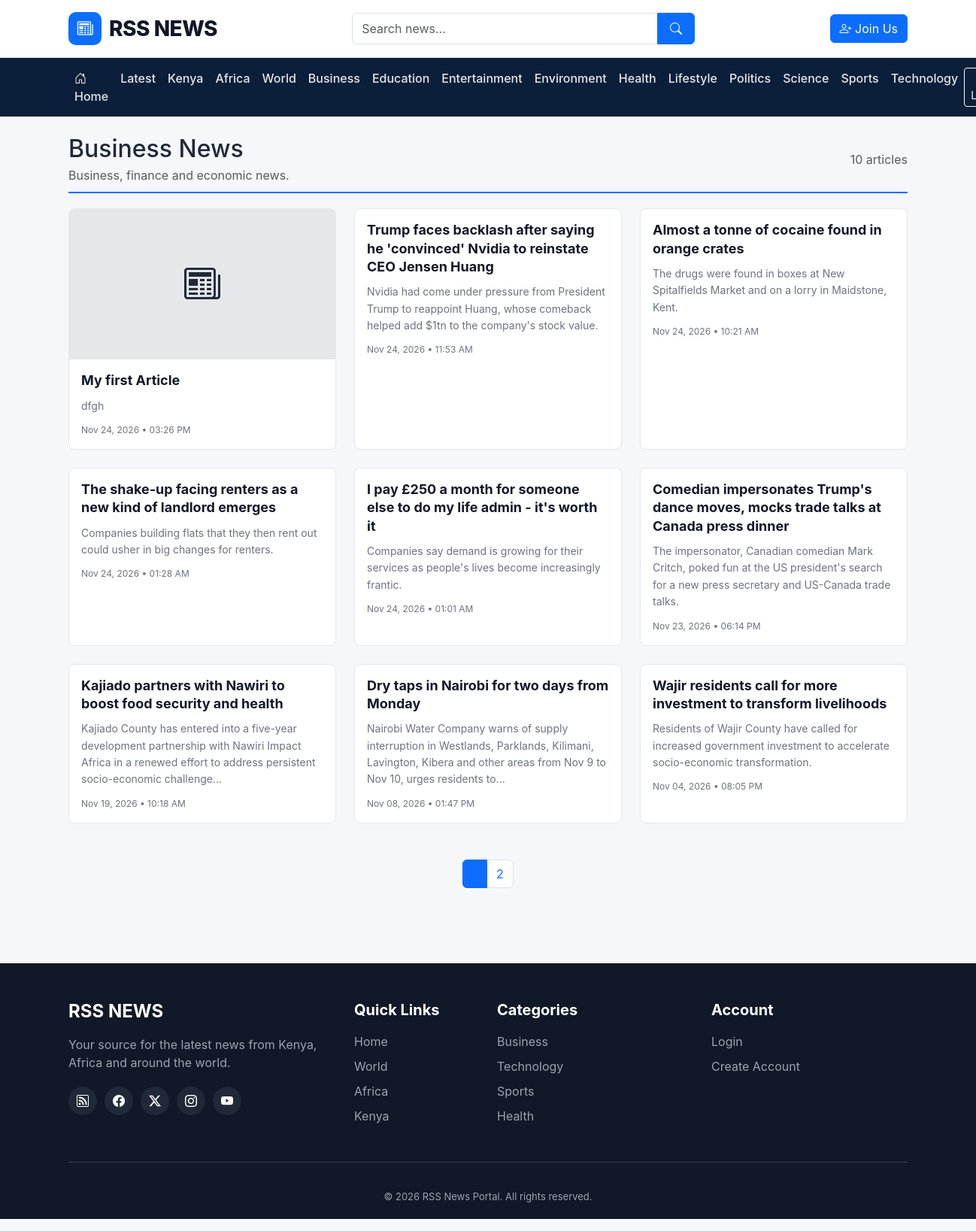
The app's page /category.php?slug=business with its own data.
### tables this page shows
CREATE TABLE `categories` (
  `id` int(10) UNSIGNED NOT NULL,
  `name` varchar(100) NOT NULL,
  `slug` varchar(150) NOT NULL,
  `description` varchar(255) DEFAULT NULL,
  `category_type` enum('topic','legacy_geo') NOT NULL DEFAULT 'topic',
  `status` enum('active','inactive') NOT NULL DEFAULT 'active',
  `created_at` timestamp NOT NULL DEFAULT current_timestamp(),
  `updated_at` timestamp NOT NULL DEFAULT current_timestamp() ON UPDATE current_timestamp()
);

CREATE TABLE `articles` (
  `id` int(10) UNSIGNED NOT NULL,
  `user_id` int(10) UNSIGNED DEFAULT NULL,
  `category_id` int(10) UNSIGNED DEFAULT NULL,
  `region` enum('kenya','africa','world') NOT NULL DEFAULT 'world',
  `country_code` char(2) DEFAULT NULL,
  `classification_confidence` decimal(5,2) DEFAULT NULL,
  `classification_source` enum('manual','rss_rules','author_review') NOT NULL DEFAULT 'manual',
  `classification_needs_review` tinyint(1) NOT NULL DEFAULT 0,
  `classification_notes` varchar(500) DEFAULT NULL,
  `is_featured` tinyint(1) NOT NULL DEFAULT 0,
  `is_breaking` tinyint(1) NOT NULL DEFAULT 0,
  `scheduled_at` datetime DEFAULT NULL,
  `rss_feed_id` int(10) UNSIGNED DEFAULT NULL,
  `title` varchar(255) NOT NULL,
  `slug` varchar(300) NOT NULL,
  `excerpt` text DEFAULT NULL,
  `content` longtext DEFAULT NULL,
  `featured_image` varchar(2048) DEFAULT NULL,
  `source_name` varchar(150) DEFAULT NULL,
  `source_url` varchar(2048) DEFAULT NULL,
  `article_type` enum('user','rss') NOT NULL DEFAULT 'user',
  `status` enum('draft','pending','published','rejected') NOT NULL DEFAULT 'draft',
  `published_at` datetime DEFAULT NULL,
  `created_at` timestamp NOT NULL DEFAULT current_timestamp(),
  `updated_at` timestamp NOT NULL DEFAULT current_timestamp() ON UPDATE current_timestamp(),
  `deleted_at` datetime DEFAULT NULL
);

### includes/functions.php (called while the page is built, shortened)
<?php
function e(mixed $value): string
{
    return htmlspecialchars((string) $value, ENT_QUOTES, 'UTF-8');
}
function url(string $path = ''): string
{
    return BASE_URL . '/' . ltrim($path, '/');
}
function formatNewsDate(?string $date): string
{
    $timestamp = strtotime($date);
    return $timestamp === false
        ? ''
        : date('M d, Y • h:i A', $timestamp);
}
function textLength(string $text): int
{
    return function_exists('mb_strlen') ? mb_strlen($text, 'UTF-8') : strlen($text);
}
function textSubstr(string $text, int $start, ?int $length = null): string
{
    if (function_exists('mb_substr')) {
        return mb_substr($text, $start, $length, 'UTF-8');
    }
    return $length === null ? substr($text, $start) : substr($text, $start, $length);
}
function createExcerpt(?string $text, int $length = 150): string
{
    $text = trim(strip_tags((string) $text));
    if (textLength($text) <= $length) {
        return $text;
    }
    return textSubstr($text, 0, $length) . '...';
}
function articleUrl(int $id, string $slug): string
{
    return url(
        'article.php?id=' . $id . '&slug=' . urlencode($slug)
    );
}
function categoryUrl(string $slug): string
{
    return url('category.php?slug=' . urlencode($slug));
}
function newsImageUrl(?string $image): ?string
{
    $image = trim((string) $image);
    if ($image === '') {
        return null;
    }
    if (preg_match('~^https?://~i', $image)) {
        return $image;
    }
    return url(ltrim($image, '/'));
}

### includes/auth.php (called while the page is built, shortened)
<?php
require_once __DIR__ . '/functions.php';
function isLoggedIn(): bool
{
    return isset($_SESSION['user_id']);
}

### category.php (the view, shortened to what this page needs)
<?php
require_once __DIR__ . '/config/database.php';
require_once __DIR__ . '/includes/functions.php';
$slug = trim((string)($_GET['slug'] ?? ''));
$page = max(1, (int)($_GET['page'] ?? 1));
$perPage = 9;
$offset = ($page - 1) * $perPage;
$categoryStmt = $pdo->prepare("
    SELECT id, name, slug, description
    FROM categories
    WHERE slug = ? AND status = 'active' AND category_type = 'topic'
    LIMIT 1
");
$categoryStmt->execute([$slug]);
$category = $categoryStmt->fetch();
    ?>
    <?php
$countStmt = $pdo->prepare("
    SELECT COUNT(*)
    FROM articles a
    WHERE (a.category_id = ? OR EXISTS (SELECT 1 FROM article_categories ac WHERE ac.article_id=a.id AND ac.category_id=?)) AND a.status = 'published' AND a.deleted_at IS NULL
");
$countStmt->execute([(int)$category['id'], (int)$category['id']]);
$totalArticles = (int)$countStmt->fetchColumn();
$totalPages = max(1, (int)ceil($totalArticles / $perPage));
$articlesStmt = $pdo->prepare("
    SELECT id, title, slug, excerpt, content, featured_image,
           source_name, published_at, created_at
    FROM articles a
    WHERE (a.category_id = :category_id OR EXISTS (SELECT 1 FROM article_categories ac WHERE ac.article_id=a.id AND ac.category_id=:category_id2)) AND a.status = 'published' AND a.deleted_at IS NULL
    ORDER BY COALESCE(published_at, created_at) DESC
    LIMIT :limit OFFSET :offset
");
$articlesStmt->bindValue(':category_id', (int)$category['id'], PDO::PARAM_INT);
$articlesStmt->bindValue(':category_id2', (int)$category['id'], PDO::PARAM_INT);
$articlesStmt->bindValue(':limit', $perPage, PDO::PARAM_INT);
$articlesStmt->bindValue(':offset', $offset, PDO::PARAM_INT);
$articlesStmt->execute();
$articles = $articlesStmt->fetchAll();
require_once __DIR__ . '/includes/header.php';
?>
<div class="container py-4">
    <div class="section-title">
        <div>
            <h1 class="h2 mb-1"><?= e($category['name']) ?> News</h1>
            <?php if (!empty($category['description'])): ?>
                <p class="text-muted mb-0"><?= e($category['description']) ?></p>
            <?php endif; ?>
        </div>
        <span class="text-muted"><?= number_format($totalArticles) ?> articles</span>
    </div>
    <?php if (!$articles): ?>
        <div class="alert alert-info">There are no published articles in this category yet.</div>
    <?php else: ?>
        <div class="row g-4">
            <?php foreach ($articles as $article): ?>
                <div class="col-lg-4 col-md-6">
                    <article class="news-card h-100">
                        <?php $image = newsImageUrl($article['featured_image'] ?? null); ?>
                        <?php if ($image): ?>
                            <img src="<?= e($image) ?>" alt="<?= e($article['title']) ?>"
                                 class="news-card-image" onerror="this.style.display='none'">
                        <?php else: ?>
                            <div class="news-card-image d-flex align-items-center justify-content-center">
                                <i class="bi bi-newspaper" style="font-size:48px"></i>
                            </div>
                        <?php endif; ?>
                        <div class="news-card-body">
                            <h2 class="news-title">
                                <a href="<?= e(articleUrl((int)$article['id'], $article['slug'])) ?>">
                                    <?= e($article['title']) ?>
                                </a>
                            </h2>
                            <p class="news-excerpt">
                                <?= e(createExcerpt($article['excerpt'] ?: $article['content'], 160)) ?>
                            </p>
                            <div class="news-meta">
                                <?= e(formatNewsDate($article['published_at'] ?: $article['created_at'])) ?>
                            </div>
                        </div>
                    </article>
                </div>
            <?php endforeach; ?>
        </div>
        <?php if ($totalPages > 1): ?>
            <nav class="mt-5" aria-label="Category pagination">
                <ul class="pagination justify-content-center flex-wrap">
                    <?php for ($i = 1; $i <= $totalPages; $i++): ?>
                        <li class="page-item <?= $i === $page ? 'active' : '' ?>">
                            <a class="page-link"
                               href="<?= e(categoryUrl($category['slug']) . '&page=' . $i) ?>">
                                <?= $i ?>
                            </a>
                        </li>
                    <?php endfor; ?>
                </ul>
            </nav>
        <?php endif; ?>
    <?php endif; ?>
</div>
<?php require_once __DIR__ . '/includes/footer.php'; ?>

### includes/header.php (shortened to what this page needs)
<?php
require_once __DIR__ . '/functions.php';
require_once __DIR__ . '/auth.php';
require_once __DIR__ . '/../config/database.php';
$loggedIn = isLoggedIn();
$userRole = currentUserRole();
$isStaff = in_array($userRole, ['admin', 'author'], true);
$dashboardPath = $userRole === 'admin' ? 'admin/index.php' : ($userRole === 'author' ? 'admin/articles.php' : 'user/dashboard.php');
?>
<!DOCTYPE html>
<html lang="en">
<head>
    <link href="https://cdn.jsdelivr.net/npm/bootstrap@5.3.3/dist/css/bootstrap.min.css" rel="stylesheet">
    <link href="https://cdn.jsdelivr.net/npm/bootstrap-icons@1.11.3/font/bootstrap-icons.css" rel="stylesheet">
    <link rel="stylesheet" href="<?= e(url('assets/css/style.css')) ?>">
</head>
<body>
<header class="main-header">
    <div class="container">
        <div class="row align-items-center py-3 g-3">
            <div class="col-lg-4 col-md-5">
                <a href="<?= e(url('index.php')) ?>" class="site-logo text-decoration-none">
                    <span class="logo-icon"><i class="bi bi-newspaper"></i></span>
                    <span>RSS NEWS</span>
                </a>
            </div>
            <div class="col-lg-5 col-md-7">
                <form action="<?= e(url('search.php')) ?>" method="GET" class="search-form">
                    <div class="input-group">
                        <input type="search" name="q" class="form-control"
                               placeholder="Search news..." required
                               value="<?= e($_GET['q'] ?? '') ?>">
                        <button class="btn btn-primary" type="submit" aria-label="Search">
                            <i class="bi bi-search"></i>
                        </button>
                    </div>
                </form>
            </div>
            <div class="col-lg-3 text-lg-end">
                <?php if ($loggedIn): ?>
                    <?php if (!$isStaff): ?>
                        <a href="<?= e(url('user/create_article.php')) ?>" class="btn btn-outline-primary me-2">
                            <i class="bi bi-pencil-square"></i> Write Article
                        </a>
                    <?php endif; ?>
                    <a href="<?= e(url($dashboardPath)) ?>" class="btn btn-primary">
                        <i class="bi bi-person-circle"></i> My Dashboard
                    </a>
                <?php else: ?>
                    <a href="<?= e(url('register.php')) ?>" class="btn btn-primary">
                        <i class="bi bi-person-plus"></i> Join Us
                    </a>
                <?php endif; ?>
            </div>
        </div>
    </div>
</header>
<nav class="navbar navbar-expand-lg navbar-dark main-navbar">
    <div class="container">
        <div class="collapse navbar-collapse" id="mainNavigation">
            <?php
            $navigationCategories = [];
            try {
                $navigationStmt = $pdo->query("
                    SELECT name, slug
                    FROM categories
                    WHERE status = 'active'
                      AND category_type = 'topic'
                      AND slug NOT IN ('kenya', 'africa', 'world')
                    ORDER BY name ASC
                    LIMIT 12
                ");
                $navigationCategories = $navigationStmt->fetchAll(PDO::FETCH_ASSOC);
            } catch (Throwable $navigationError) {
                error_log('Navigation categories error: ' . $navigationError->getMessage());
            }
            ?>
            <ul class="navbar-nav me-auto mb-2 mb-lg-0">
                <li class="nav-item"><a class="nav-link" href="<?= e(url('index.php')) ?>"><i class="bi bi-house-door"></i> Home</a></li>
                <li class="nav-item"><a class="nav-link" href="<?= e(url('latest.php')) ?>">Latest</a></li>
                <li class="nav-item"><a class="nav-link" href="<?= e(url('latest.php?region=kenya')) ?>">Kenya</a></li>
                <li class="nav-item"><a class="nav-link" href="<?= e(url('latest.php?region=africa')) ?>">Africa</a></li>
                <li class="nav-item"><a class="nav-link" href="<?= e(url('latest.php?region=world')) ?>">World</a></li>
                <?php foreach ($navigationCategories as $navigationCategory): ?>
                    <li class="nav-item">
                        <a class="nav-link" href="<?= e(categoryUrl($navigationCategory['slug'])) ?>">
                            <?= e($navigationCategory['name']) ?>
                        </a>
                    </li>
                <?php endforeach; ?>
            </ul>
            <div class="d-flex gap-2">
                <?php if ($loggedIn): ?>
                    <a href="<?= e(url('logout.php')) ?>" class="btn btn-outline-light btn-sm">
                        <i class="bi bi-box-arrow-right"></i> Logout
                    </a>
                <?php else: ?>
                    <a href="<?= e(url('login.php')) ?>" class="btn btn-outline-light btn-sm">
                        <i class="bi bi-person"></i> Login
                    </a>
                <?php endif; ?>
            </div>
        </div>
    </div>
</nav>
<main>

### assets/css/style.css (style rules this page uses)
:root { --primary: #0d6efd; --primary-dark: #084298; --dark: #111827; --light: #f5f7fa; --border: #e5e7eb; --text: #1f2937; --muted: #6b7280; }
* { box-sizing: border-box; }
body { margin: 0; background: var(--light); color: var(--text); font-family: -apple-system, BlinkMacSystemFont, "Segoe UI", Roboto, Arial, sans-serif; }
.main-header { background: white; border-bottom: 1px solid var(--border); }
.site-logo { display: inline-flex; align-items: center; gap: 10px; text-decoration: none; color: var(--dark); font-size: 28px; font-weight: 800; letter-spacing: -0.5px; }
.logo-icon { width: 44px; height: 44px; display: inline-flex; align-items: center; justify-content: center; background: var(--primary); color: white; border-radius: 10px; font-size: 21px; }
.search-form .form-control { border-radius: 6px 0 0 6px; min-height: 42px; }
.search-form .btn { min-width: 50px; }
.main-navbar { background: #0b1f3a; padding: 0; }
.main-navbar .nav-link { color: #e5e7eb; font-weight: 500; padding: 15px 13px; }
main { min-height: 600px; }
.section-title { display: flex; align-items: center; justify-content: space-between; margin-bottom: 20px; border-bottom: 2px solid var(--primary); padding-bottom: 10px; }
.news-card { background: white; border: 1px solid var(--border); border-radius: 8px; overflow: hidden; height: 100%; transition: transform 0.2s ease, box-shadow 0.2s ease; }
.news-card-image { width: 100%; height: 200px; object-fit: cover; background: #e5e7eb; }
.news-card-body { padding: 16px; }
.news-title { font-size: 18px; font-weight: 700; line-height: 1.35; margin-bottom: 10px; }
.news-title a { color: var(--dark); text-decoration: none; }
.news-excerpt { color: var(--muted); font-size: 14px; line-height: 1.6; margin-bottom: 12px; }
.news-meta { color: var(--muted); font-size: 12px; }
.pagination .page-link { color: var(--primary); }
.pagination .active .page-link { background: var(--primary); border-color: var(--primary); }

### records on screen
categories: name "Business", description "Business, finance and economic news."
categories: name "Education"
categories: name "Entertainment"
categories: name "Environment"
categories: name "Health"
categories: name "Lifestyle"
categories: name "Politics"
categories: name "Science"
categories: name "Sports"
categories: name "Technology"
articles: title "My first Article", excerpt "dfgh", published_at "Nov 24, 2026 • 03:26 PM"
articles: title "Trump faces backlash after saying he 'convinced' Nvidia to reinstate CEO Jensen Huang", excerpt "Nvidia had come under pressure from President Trump to reappoint Huang, whose comeback helped add $1tn to the company's stock value.", published_at "Nov 24, 2026 • 11:53 AM"
articles: title "Almost a tonne of cocaine found in orange crates", excerpt "The drugs were found in boxes at New Spitalfields Market and on a lorry in Maidstone, Kent.", published_at "Nov 24, 2026 • 10:21 AM"
articles: title "The shake-up facing renters as a new kind of landlord emerges", excerpt "Companies building flats that they then rent out could usher in big changes for renters.", published_at "Nov 24, 2026 • 01:28 AM"
articles: title "I pay £250 a month for someone else to do my life admin - it's worth it", excerpt "Companies say demand is growing for their services as people's lives become increasingly frantic.", published_at "Nov 24, 2026 • 01:01 AM"
articles: title "Comedian impersonates Trump's dance moves, mocks trade talks at Canada press dinner", excerpt "The impersonator, Canadian comedian Mark Critch, poked fun at the US president's search for a new press secretary and US-Canada trade talks.", published_at "Nov 23, 2026 • 06:14 PM"
articles: title "Kajiado partners with Nawiri to boost food security and health", excerpt "Kajiado County has entered into a five-year development partnership with Nawiri Impact Africa in a renewed effort to address persistent socio-economic challenge...", published_at "Nov 19, 2026 • 10:18 AM"
articles: title "Dry taps in Nairobi for two days from Monday", excerpt "Nairobi Water Company warns of supply interruption in Westlands, Parklands, Kilimani, Lavington, Kibera and other areas from Nov 9 to Nov 10, urges residents to...", published_at "Nov 08, 2026 • 01:47 PM"
articles: title "Wajir residents call for more investment to transform livelihoods", excerpt "Residents of Wajir County have called for increased government investment to accelerate socio-economic transformation.", published_at "Nov 04, 2026 • 08:05 PM"

### other values on screen
$totalArticles "10"
